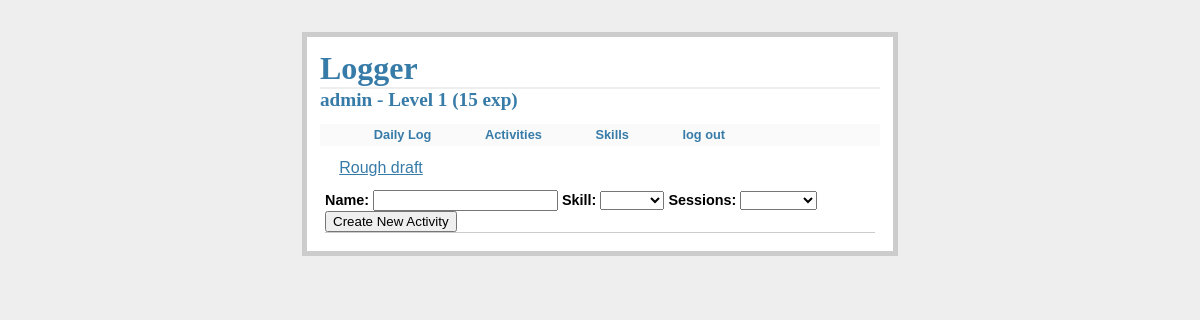
Before: /activities (signed in) with the older database file.
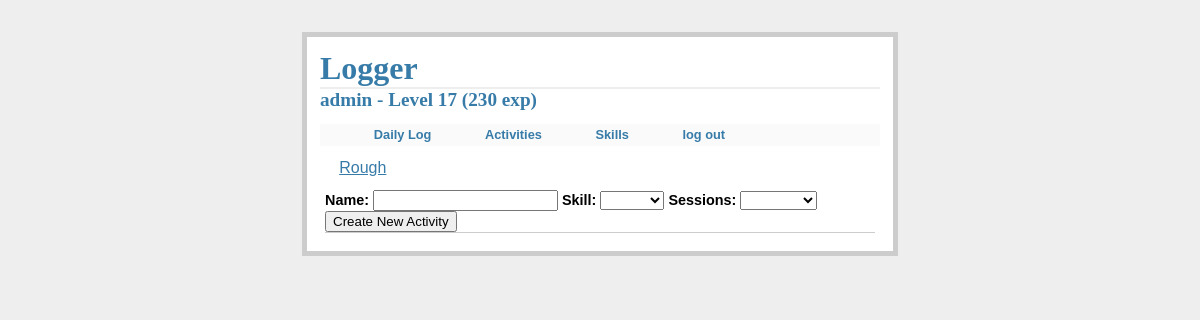
After: the same page with the newer database file.
### tables this page shows
CREATE TABLE users (
id integer primary key autoincrement,
name string not null,
password string not null,
level integer not null,
exp integer not null
);

CREATE TABLE activities (
id integer primary key autoincrement,
skill_id integer not null,
user_id integer not null,
name string not null,
sessions string not null,
difficulty integer not null,
active integer not null
);

### main.py (the view)
@app.route('/activities')
@login_required
def show_activities():
    activities = getAllActivities()
    skills = getAllSkills()
    user = getUser()
    return render_template('activities/show_activities.html', users=user, activities=activities, skills=skills)

### main.py (called while the page is built)
def dict_factory(cursor, row):
    d = {}
    for idx,col in enumerate(cursor.description):
        d[col[0]] = row[idx]
    return d

def connect_db():
    conn = sqlite3.connect(app.config['DATABASE'])
    conn.row_factory = dict_factory
    return conn

@app.before_request
def before_request():
    g.db = connect_db()

@app.teardown_request
def teardown_request(exception):
    g.db.close()

def login_required(test):
    @wraps(test)
    def wrap(*args, **kwargs):
        u = g.db.execute("SELECT * FROM users WHERE id=%s" %session['user_id'])
        user = u.fetchone()
        if 'logged_in' in session and 'user_id' in session and user is not None:
            return test(*args, **kwargs)
        else:
            flash('You need to login')
            return redirect(url_for('login'))
    return wrap

def getAllSkills():
    s = g.db.execute("SELECT * FROM skills WHERE user_id=%s AND active=1" % session['user_id'])
    skills = s.fetchall()
    return skills

def getAllActivities():
    a = g.db.execute("SELECT * FROM activities WHERE user_id=%s AND active=1" % session['user_id'])
    activities = a.fetchall()
    return activities

### templates/activities/show_activities.html (shortened to what this page needs)
{% extends "layout.html" %}
{% block body %}
{% if session.logged_in %}
<ul class=entries>
{% for a in activities %}
<li><a href="/activity/{{a.id}}">{{a.name.capitalize()}}</a></li>
{% else %}
There's nothing here!
{% endfor %}
</ul>
<form action="{{url_for('add_activity')}}" method=post class=add-entry>
<b>Name:</b> <input type=text name=name>
<b>Skill: </b><select name=skill>
<option></option>
{% for s in skills %}
<option value='{{s.id}}'>{{s.name.capitalize()}}</option>
{% endfor %}
</select>
<b>Sessions:</b> <select id=sessions name=sessions>
<option></option>
<option value=m>Minutes</option>
</select>
<input type=submit value="Create New Activity">
</form>
{% endif %}
{% endblock %}

### templates/layout.html (shortened to what this page needs)
<!doctype html>
<link rel=stylesheet type=text/css href="{{url_for('static', filename='style.css')}}">
<div class=page>
<h1>Logger</h1>
{% if session.logged_in %}
<h2>{{users.name}} - Level {{users.level}} ({{users.exp}} exp)</h2>
{% endif %}
<ul class=metanav>
<li><a href="{{url_for('show_logs')}}">Daily Log</a></li>
<li><a href="{{url_for('show_activities')}}">Activities</a></li>
<li><a href="{{url_for('show_skills')}}">Skills</a></li>
<li>{% if not session.logged_in %}
    <a href="{{url_for('login')}}">log in</a>
{% else %}
    <a href="{{url_for('logout')}}">log out</a>
{% endif %}</li>
</ul>
{% block body %}{% endblock %}
</div>

Changed rows visible on the page:
changed users "admin": level "1" → "17"; exp "15" → "230"
changed activities: name "Rough draft" → "Rough"
